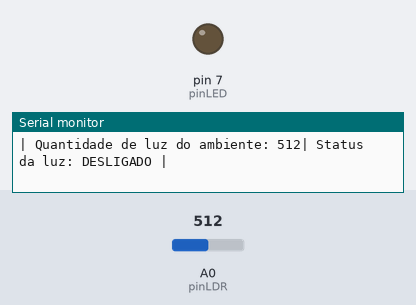
A sketch run on a simulated Arduino Uno, built with avr-gcc and run on an emulated ATmega328P. Shown: output pins drawn as LEDs (lit = HIGH), the last lines printed to the serial monitor. The test bench sets the inputs (shaded band); at power-on: A0 (pinLDR) = 512.

Above: at 1.2 s.
1.3 s: A0 (pinLDR) set to 211
4.3 s: A0 (pinLDR) set to 188
At 5.5 s:
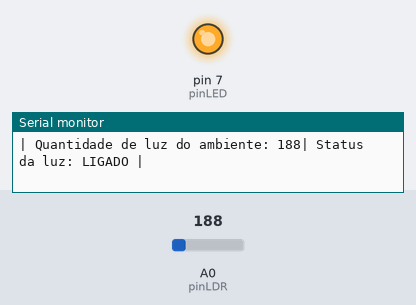
5.8 s: A0 (pinLDR) set to 306
At 7.0 s:
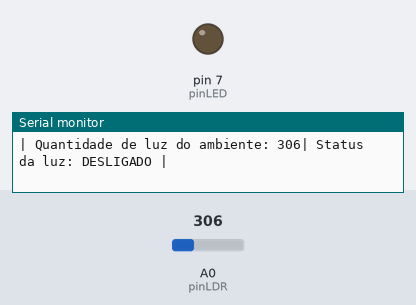
Timing chart, 0 to 8.8 s (numbered marks = the images above; inputs shaded):
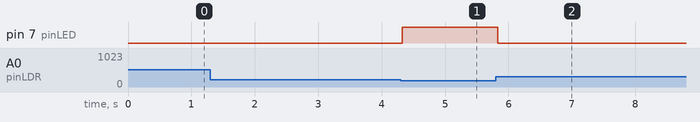

Measured:
- the behaviour switches between 200 and 199 on A0 (pinLDR) (found by bisection; images 0 and 1)
- after the input at 4.3 s, pin 7 (pinLED): LOW → HIGH at once
- after the input at 5.8 s, pin 7 (pinLED): HIGH → LOW at once

The sketch:

LDR.ino
```cpp
//Definição das portas para cada componente
#define pinLDR A0
#define pinLED 7

//Defição do nível de luz em que a lampada se acende
#define nivelLuz 200

void setup() {

    //Indicação do número da porta digital do LED
    //E configurando-a como saída (OUTPUT)
    pinMode(pinLED, OUTPUT);

    //Indicação da velocidade em que os dados
    //serão apresentados no monitor Serial
    Serial.begin(9600);

}

void loop() {

    //Retorno dos valores de luz do ambiente
    int valorLDR = analogRead(pinLDR);

    //Condições para o LED acender

    if (valorLDR < nivelLuz) { //Luz ligada
        digitalWrite(pinLED, HIGH);
        Serial.print("| Quantidade de luz do ambiente: ");
        Serial.print(valorLDR);
        Serial.println("| Status da luz: LIGADO |");
    } else { //Luz desligada
        digitalWrite(pinLED, LOW);
        Serial.print("| Quantidade de luz do ambiente: ");
        Serial.print(valorLDR);
        Serial.println("| Status da luz: DESLIGADO |");
    }
}
```
